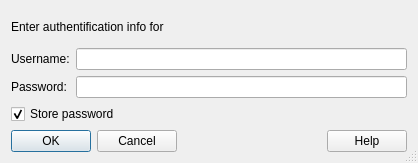
<ui version="4.0" >
 <class>AuthDialog</class>
 <widget class="QDialog" name="AuthDialog" >
  <property name="geometry" >
   <rect>
    <x>0</x>
    <y>0</y>
    <width>418</width>
    <height>163</height>
   </rect>
  </property>
  <property name="windowTitle" >
   <string>Authentication</string>
  </property>
  <property name="sizeGripEnabled" >
   <bool>true</bool>
  </property>
  <layout class="QVBoxLayout" >
   <item>
    <widget class="QLabel" name="m_RealmLabel" >
     <property name="text" >
      <string>Enter authentification info for</string>
     </property>
     <property name="wordWrap" >
      <bool>false</bool>
     </property>
    </widget>
   </item>
   <item>
    <layout class="QGridLayout" >
     <item row="1" column="0" >
      <widget class="QLabel" name="m_PasswordLabel" >
       <property name="text" >
        <string>Password:</string>
       </property>
       <property name="wordWrap" >
        <bool>false</bool>
       </property>
      </widget>
     </item>
     <item row="1" column="1" >
      <widget class="KLineEdit" name="m_PasswordEdit" >
       <property name="echoMode" >
        <enum>QLineEdit::Normal</enum>
       </property>
      </widget>
     </item>
     <item row="0" column="1" >
      <widget class="KLineEdit" name="m_UsernameEdit" />
     </item>
     <item row="0" column="0" >
      <widget class="QLabel" name="m_UsernameLabel" >
       <property name="text" >
        <string>Username:</string>
       </property>
       <property name="wordWrap" >
        <bool>false</bool>
       </property>
      </widget>
     </item>
    </layout>
   </item>
   <item>
    <widget class="QCheckBox" name="m_StorePasswordButton" >
     <property name="text" >
      <string>Store password</string>
     </property>
     <property name="checked" >
      <bool>true</bool>
     </property>
    </widget>
   </item>
   <item>
    <layout class="QHBoxLayout" >
     <item>
      <widget class="QPushButton" name="buttonOk" >
       <property name="text" >
        <string>OK</string>
       </property>
       <property name="shortcut" >
        <string/>
       </property>
       <property name="autoDefault" >
        <bool>true</bool>
       </property>
       <property name="default" >
        <bool>true</bool>
       </property>
      </widget>
     </item>
     <item>
      <widget class="QPushButton" name="buttonCancel" >
       <property name="text" >
        <string>Cancel</string>
       </property>
       <property name="shortcut" >
        <string/>
       </property>
       <property name="autoDefault" >
        <bool>true</bool>
       </property>
      </widget>
     </item>
     <item>
      <spacer>
       <property name="orientation" >
        <enum>Qt::Horizontal</enum>
       </property>
       <property name="sizeType" >
        <enum>QSizePolicy::Expanding</enum>
       </property>
       <property name="sizeHint" >
        <size>
         <width>90</width>
         <height>20</height>
        </size>
       </property>
      </spacer>
     </item>
     <item>
      <widget class="QPushButton" name="buttonHelp" >
       <property name="text" >
        <string>Help</string>
       </property>
       <property name="shortcut" >
        <string/>
       </property>
       <property name="autoDefault" >
        <bool>true</bool>
       </property>
      </widget>
     </item>
    </layout>
   </item>
  </layout>
 </widget>
 <layoutdefault spacing="6" margin="11" />
 <pixmapfunction>qPixmapFromMimeSource</pixmapfunction>
 <customwidgets>
  <customwidget>
   <class>KLineEdit</class>
   <extends>QLineEdit</extends>
   <header>klineedit.h</header>
  </customwidget>
 </customwidgets>
 <tabstops>
  <tabstop>m_UsernameEdit</tabstop>
  <tabstop>m_PasswordEdit</tabstop>
  <tabstop>m_StorePasswordButton</tabstop>
  <tabstop>buttonOk</tabstop>
  <tabstop>buttonCancel</tabstop>
  <tabstop>buttonHelp</tabstop>
 </tabstops>
 <includes>
  <include location="local" >klineedit.h</include>
  <include location="local" >klineedit.h</include>
 </includes>
 <resources/>
 <connections>
  <connection>
   <sender>buttonOk</sender>
   <signal>clicked()</signal>
   <receiver>AuthDialog</receiver>
   <slot>accept()</slot>
   <hints>
    <hint type="sourcelabel" >
     <x>20</x>
     <y>20</y>
    </hint>
    <hint type="destinationlabel" >
     <x>20</x>
     <y>20</y>
    </hint>
   </hints>
  </connection>
  <connection>
   <sender>buttonCancel</sender>
   <signal>clicked()</signal>
   <receiver>AuthDialog</receiver>
   <slot>reject()</slot>
   <hints>
    <hint type="sourcelabel" >
     <x>20</x>
     <y>20</y>
    </hint>
    <hint type="destinationlabel" >
     <x>20</x>
     <y>20</y>
    </hint>
   </hints>
  </connection>
  <connection>
   <sender>buttonHelp</sender>
   <signal>clicked()</signal>
   <receiver>AuthDialog</receiver>
   <slot>slotHelp()</slot>
   <hints>
    <hint type="sourcelabel" >
     <x>20</x>
     <y>20</y>
    </hint>
    <hint type="destinationlabel" >
     <x>20</x>
     <y>20</y>
    </hint>
   </hints>
  </connection>
 </connections>
</ui>
